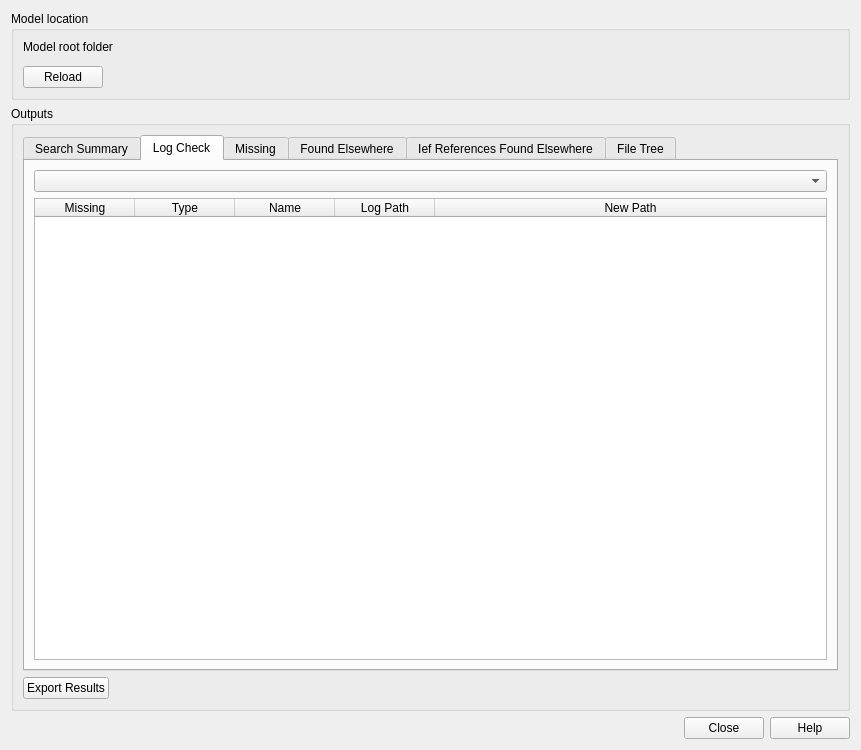
<?xml version="1.0" encoding="UTF-8"?>
<ui version="4.0">
 <class>CheckFilesDialog</class>
 <widget class="QDialog" name="CheckFilesDialog">
  <property name="geometry">
   <rect>
    <x>0</x>
    <y>0</y>
    <width>861</width>
    <height>750</height>
   </rect>
  </property>
  <property name="windowTitle">
   <string>File Check</string>
  </property>
  <layout class="QVBoxLayout" name="verticalLayout_6">
   <item>
    <widget class="QGroupBox" name="modelFolderGroupbox">
     <property name="title">
      <string>Model location</string>
     </property>
     <layout class="QVBoxLayout" name="verticalLayout">
      <item>
       <widget class="QLabel" name="label">
        <property name="text">
         <string>Model root folder</string>
        </property>
       </widget>
      </item>
      <item>
       <widget class="QgsFileWidget" name="modelFolderFileWidget"/>
      </item>
      <item>
       <layout class="QHBoxLayout" name="horizontalLayout">
        <item>
         <widget class="QPushButton" name="reloadBtn">
          <property name="text">
           <string>Reload</string>
          </property>
          <property name="autoDefault">
           <bool>false</bool>
          </property>
         </widget>
        </item>
        <item>
         <spacer name="horizontalSpacer">
          <property name="orientation">
           <enum>Qt::Horizontal</enum>
          </property>
          <property name="sizeHint" stdset="0">
           <size>
            <width>40</width>
            <height>20</height>
           </size>
          </property>
         </spacer>
        </item>
       </layout>
      </item>
     </layout>
    </widget>
   </item>
   <item>
    <widget class="QGroupBox" name="outputsGroupbox">
     <property name="title">
      <string>Outputs</string>
     </property>
     <layout class="QVBoxLayout" name="verticalLayout_5">
      <item>
       <widget class="QTabWidget" name="resultsTabWidget">
        <property name="currentIndex">
         <number>1</number>
        </property>
        <widget class="QWidget" name="searchSummaryTab">
         <attribute name="title">
          <string>Search Summary</string>
         </attribute>
         <layout class="QVBoxLayout" name="verticalLayout_4">
          <item>
           <widget class="QComboBox" name="summaryComboBox"/>
          </item>
          <item>
           <widget class="QTableWidget" name="summaryTable">
            <property name="sortingEnabled">
             <bool>true</bool>
            </property>
            <attribute name="horizontalHeaderStretchLastSection">
             <bool>true</bool>
            </attribute>
            <column>
             <property name="text">
              <string>Type</string>
             </property>
            </column>
            <column>
             <property name="text">
              <string>Name</string>
             </property>
            </column>
            <column>
             <property name="text">
              <string>Path</string>
             </property>
            </column>
           </widget>
          </item>
         </layout>
        </widget>
        <widget class="QWidget" name="logTab">
         <attribute name="title">
          <string>Log Check</string>
         </attribute>
         <layout class="QVBoxLayout" name="verticalLayout_15">
          <item>
           <widget class="QComboBox" name="logComboBox"/>
          </item>
          <item>
           <widget class="QTableWidget" name="logTable">
            <property name="sortingEnabled">
             <bool>true</bool>
            </property>
            <attribute name="horizontalHeaderStretchLastSection">
             <bool>true</bool>
            </attribute>
            <column>
             <property name="text">
              <string>Missing</string>
             </property>
            </column>
            <column>
             <property name="text">
              <string>Type</string>
             </property>
            </column>
            <column>
             <property name="text">
              <string>Name</string>
             </property>
            </column>
            <column>
             <property name="text">
              <string>Log Path</string>
             </property>
            </column>
            <column>
             <property name="text">
              <string>New Path</string>
             </property>
            </column>
           </widget>
          </item>
         </layout>
        </widget>
        <widget class="QWidget" name="missingFilesTab">
         <attribute name="title">
          <string>Missing</string>
         </attribute>
         <layout class="QVBoxLayout" name="verticalLayout_2" stretch="3,0">
          <item>
           <layout class="QVBoxLayout" name="verticalLayout_10">
            <item>
             <widget class="QLabel" name="label_6">
              <property name="text">
               <string>Missing Files</string>
              </property>
             </widget>
            </item>
            <item>
             <widget class="QTableWidget" name="missingFilesTable">
              <attribute name="horizontalHeaderMinimumSectionSize">
               <number>250</number>
              </attribute>
              <attribute name="horizontalHeaderStretchLastSection">
               <bool>true</bool>
              </attribute>
              <column>
               <property name="text">
                <string>File Name</string>
               </property>
              </column>
              <column>
               <property name="text">
                <string>Original Path</string>
               </property>
              </column>
             </widget>
            </item>
           </layout>
          </item>
          <item>
           <layout class="QVBoxLayout" name="verticalLayout_11">
            <item>
             <widget class="QLabel" name="label_7">
              <property name="text">
               <string>Parent references</string>
              </property>
             </widget>
            </item>
            <item>
             <widget class="QListWidget" name="missingParentList"/>
            </item>
           </layout>
          </item>
         </layout>
        </widget>
        <widget class="QWidget" name="foundElsewhereTab">
         <attribute name="title">
          <string>Found Elsewhere</string>
         </attribute>
         <layout class="QVBoxLayout" name="verticalLayout_3" stretch="3,0">
          <item>
           <layout class="QVBoxLayout" name="verticalLayout_8">
            <item>
             <widget class="QLabel" name="label_4">
              <property name="text">
               <string>Found Files (with incorrect paths)</string>
              </property>
             </widget>
            </item>
            <item>
             <widget class="QTableWidget" name="elsewhereFilesTable">
              <attribute name="horizontalHeaderMinimumSectionSize">
               <number>250</number>
              </attribute>
              <attribute name="horizontalHeaderStretchLastSection">
               <bool>true</bool>
              </attribute>
              <column>
               <property name="text">
                <string>File Name</string>
               </property>
              </column>
              <column>
               <property name="text">
                <string>Found At</string>
               </property>
              </column>
              <column>
               <property name="text">
                <string>Original Path</string>
               </property>
              </column>
             </widget>
            </item>
           </layout>
          </item>
          <item>
           <layout class="QVBoxLayout" name="verticalLayout_9">
            <item>
             <widget class="QLabel" name="label_5">
              <property name="text">
               <string>Parent references</string>
              </property>
             </widget>
            </item>
            <item>
             <widget class="QListWidget" name="elsewhereParentList"/>
            </item>
           </layout>
          </item>
         </layout>
        </widget>
        <widget class="QWidget" name="foundIefRefTab">
         <attribute name="title">
          <string>Ief References Found Elsewhere</string>
         </attribute>
         <layout class="QVBoxLayout" name="verticalLayout_7" stretch="3,0">
          <item>
           <layout class="QVBoxLayout" name="verticalLayout_12">
            <item>
             <widget class="QLabel" name="label_8">
              <property name="text">
               <string>Found Files referenced by .ief files (with incorrect paths)</string>
              </property>
             </widget>
            </item>
            <item>
             <widget class="QTableWidget" name="iefElsewhereFilesTable">
              <attribute name="horizontalHeaderMinimumSectionSize">
               <number>250</number>
              </attribute>
              <attribute name="horizontalHeaderStretchLastSection">
               <bool>true</bool>
              </attribute>
              <column>
               <property name="text">
                <string>File Name</string>
               </property>
              </column>
              <column>
               <property name="text">
                <string>Found At</string>
               </property>
              </column>
              <column>
               <property name="text">
                <string>Original Path</string>
               </property>
              </column>
             </widget>
            </item>
           </layout>
          </item>
          <item>
           <layout class="QVBoxLayout" name="verticalLayout_13">
            <item>
             <widget class="QLabel" name="label_9">
              <property name="text">
               <string>Parent references</string>
              </property>
             </widget>
            </item>
            <item>
             <widget class="QListWidget" name="iefElsewhereParentList"/>
            </item>
           </layout>
          </item>
         </layout>
        </widget>
        <widget class="QWidget" name="fileTreeTab">
         <attribute name="title">
          <string>File Tree</string>
         </attribute>
         <layout class="QVBoxLayout" name="verticalLayout_14" stretch="0,1">
          <item>
           <layout class="QHBoxLayout" name="horizontalLayout_4">
            <item>
             <widget class="QCheckBox" name="fileTreeFoldersOnlyCheckbox">
              <property name="text">
               <string>Show folders only</string>
              </property>
             </widget>
            </item>
            <item>
             <widget class="QPushButton" name="showFullPathsBtn">
              <property name="text">
               <string>Show / Hide full paths</string>
              </property>
              <property name="autoDefault">
               <bool>false</bool>
              </property>
             </widget>
            </item>
            <item>
             <widget class="QLineEdit" name="searchFileTreeTextbox">
              <property name="clearButtonEnabled">
               <bool>true</bool>
              </property>
             </widget>
            </item>
            <item>
             <widget class="QPushButton" name="fileTreeSearchBtn">
              <property name="text">
               <string>Search</string>
              </property>
              <property name="autoDefault">
               <bool>true</bool>
              </property>
             </widget>
            </item>
            <item>
             <widget class="QPushButton" name="fileTreeSearchFromTopBtn">
              <property name="text">
               <string>Search from top</string>
              </property>
              <property name="autoDefault">
               <bool>false</bool>
              </property>
             </widget>
            </item>
            <item>
             <spacer name="horizontalSpacer_3">
              <property name="orientation">
               <enum>Qt::Horizontal</enum>
              </property>
              <property name="sizeHint" stdset="0">
               <size>
                <width>40</width>
                <height>20</height>
               </size>
              </property>
             </spacer>
            </item>
            <item>
             <widget class="QPushButton" name="saveFileTreeBtn">
              <property name="text">
               <string>Save file tree</string>
              </property>
              <property name="autoDefault">
               <bool>false</bool>
              </property>
             </widget>
            </item>
           </layout>
          </item>
          <item>
           <widget class="QSplitter" name="splitter">
            <property name="orientation">
             <enum>Qt::Horizontal</enum>
            </property>
            <property name="handleWidth">
             <number>5</number>
            </property>
            <widget class="QTextEdit" name="fileTreeTextEdit">
             <property name="sizePolicy">
              <sizepolicy hsizetype="Expanding" vsizetype="Expanding">
               <horstretch>1</horstretch>
               <verstretch>0</verstretch>
              </sizepolicy>
             </property>
             <property name="font">
              <font>
               <family>Courier</family>
              </font>
             </property>
             <property name="styleSheet">
              <string notr="true">    QTextEdit { selection-background-color: yellow }
    QTextEdit { selection-color: black }</string>
             </property>
             <property name="verticalScrollBarPolicy">
              <enum>Qt::ScrollBarAlwaysOn</enum>
             </property>
             <property name="lineWrapMode">
              <enum>QTextEdit::NoWrap</enum>
             </property>
            </widget>
            <widget class="QTextEdit" name="fileTreePathTextEdit">
             <property name="sizePolicy">
              <sizepolicy hsizetype="Expanding" vsizetype="Expanding">
               <horstretch>0</horstretch>
               <verstretch>0</verstretch>
              </sizepolicy>
             </property>
             <property name="font">
              <font>
               <family>Courier</family>
              </font>
             </property>
             <property name="verticalScrollBarPolicy">
              <enum>Qt::ScrollBarAlwaysOn</enum>
             </property>
             <property name="lineWrapMode">
              <enum>QTextEdit::NoWrap</enum>
             </property>
            </widget>
           </widget>
          </item>
         </layout>
        </widget>
       </widget>
      </item>
      <item>
       <layout class="QHBoxLayout" name="horizontalLayout_3">
        <item>
         <widget class="QPushButton" name="exportResultsBtn">
          <property name="text">
           <string>Export Results</string>
          </property>
          <property name="autoDefault">
           <bool>false</bool>
          </property>
         </widget>
        </item>
        <item>
         <spacer name="horizontalSpacer_2">
          <property name="orientation">
           <enum>Qt::Horizontal</enum>
          </property>
          <property name="sizeHint" stdset="0">
           <size>
            <width>40</width>
            <height>20</height>
           </size>
          </property>
         </spacer>
        </item>
       </layout>
      </item>
     </layout>
    </widget>
   </item>
   <item>
    <layout class="QHBoxLayout" name="horizontalLayout_2">
     <item>
      <widget class="QLabel" name="statusLabel">
       <property name="text">
        <string/>
       </property>
      </widget>
     </item>
     <item>
      <widget class="QDialogButtonBox" name="buttonBox">
       <property name="orientation">
        <enum>Qt::Horizontal</enum>
       </property>
       <property name="standardButtons">
        <set>QDialogButtonBox::Close|QDialogButtonBox::Help</set>
       </property>
      </widget>
     </item>
    </layout>
   </item>
  </layout>
 </widget>
 <customwidgets>
  <customwidget>
   <class>QgsFileWidget</class>
   <extends>QWidget</extends>
   <header>qgsfilewidget.h</header>
  </customwidget>
 </customwidgets>
 <tabstops>
  <tabstop>reloadBtn</tabstop>
  <tabstop>resultsTabWidget</tabstop>
  <tabstop>missingFilesTable</tabstop>
  <tabstop>missingParentList</tabstop>
  <tabstop>elsewhereFilesTable</tabstop>
  <tabstop>elsewhereParentList</tabstop>
  <tabstop>iefElsewhereFilesTable</tabstop>
  <tabstop>iefElsewhereParentList</tabstop>
  <tabstop>fileTreeFoldersOnlyCheckbox</tabstop>
  <tabstop>searchFileTreeTextbox</tabstop>
  <tabstop>fileTreeSearchBtn</tabstop>
  <tabstop>fileTreeSearchFromTopBtn</tabstop>
  <tabstop>saveFileTreeBtn</tabstop>
  <tabstop>fileTreeTextEdit</tabstop>
  <tabstop>exportResultsBtn</tabstop>
 </tabstops>
 <resources/>
 <connections>
  <connection>
   <sender>buttonBox</sender>
   <signal>rejected()</signal>
   <receiver>CheckFilesDialog</receiver>
   <slot>reject()</slot>
   <hints>
    <hint type="sourcelabel">
     <x>316</x>
     <y>260</y>
    </hint>
    <hint type="destinationlabel">
     <x>286</x>
     <y>274</y>
    </hint>
   </hints>
  </connection>
 </connections>
</ui>
